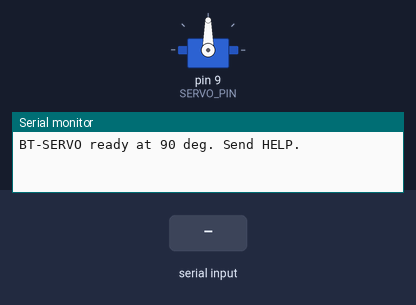
A sketch run on a simulated Arduino Uno, built with avr-gcc and run on an emulated ATmega328P. Shown: servo, the last lines printed to the serial monitor. The inputs (shaded band) are chosen by the test bench.

Above: at 1.2 s.
1.3 s: "0\n" received over Serial
At 1.9 s:
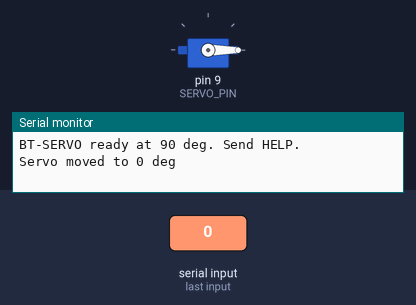
4.3 s: "90\n" received over the second serial link
At 5.3 s:
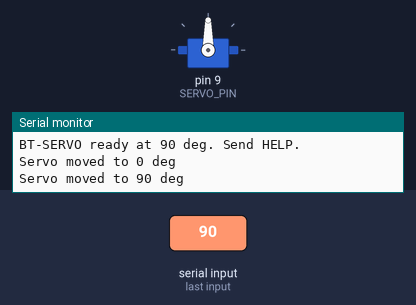
5.8 s: "0\n" received over the second serial link
At 6.4 s:
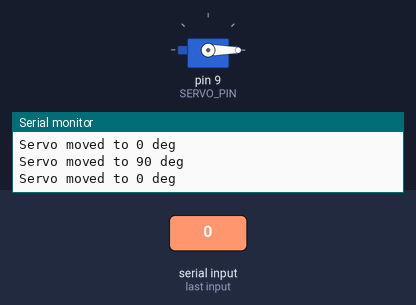
7.3 s: "5\n" received over Serial
At 7.6 s:
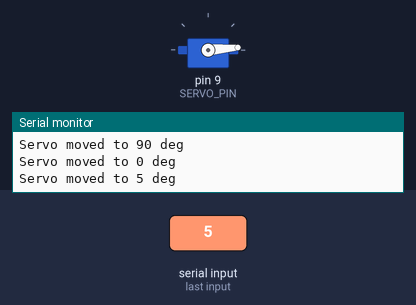
Timing chart, 0 to 9.8 s (numbered marks = the images above; inputs shaded):
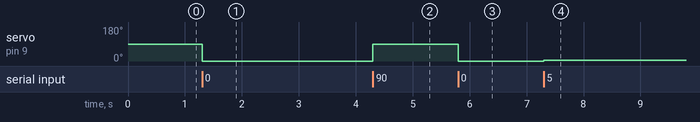

Measured:
- after the input at 1.3 s, servo on pin 9 (SERVO_PIN): 90° → 0° at once
- after the input at 4.3 s, servo on pin 9 (SERVO_PIN): 0° → 90° at once
- after the input at 5.8 s, servo on pin 9 (SERVO_PIN): 90° → 0° at once
- after the input at 7.3 s, servo on pin 9 (SERVO_PIN): 0° → 5° at once

The sketch:

BT_SERVO.ino
```cpp
// (licence header left out)
#include <SoftwareSerial.h>
#include <Servo.h>
#include <string.h>
#include <stdlib.h>

const char NODE_NAME[] = "BT-SERVO";
const uint8_t SERVO_PIN = 9;

SoftwareSerial bt(2, 3);            // D2 <- HC-05 TXD, D3 -> HC-05 RXD (divider)
Servo servo;

const uint8_t CMD_MAX = 64;
char btBuf[CMD_MAX + 1];  uint8_t btLen = 0;
char usbBuf[CMD_MAX + 1]; uint8_t usbLen = 0;

int servoAngle = 90;                // start position

void reply(const char *m)                { bt.println(m); Serial.println(m); }
void reply(const __FlashStringHelper *m) { bt.println(m); Serial.println(m); }

char *trim(char *s) {
  while (*s == ' ') s++;
  size_t n = strlen(s);
  while (n > 0 && s[n - 1] == ' ') s[--n] = '\0';
  return s;
}

// 1 to 3 digits only
bool isNumber(const char *s) {
  if (*s == '\0' || strlen(s) > 3) return false;
  for (; *s; s++) if (*s < '0' || *s > '9') return false;
  return true;
}

void moveServo(const char *arg) {
  if (!isNumber(arg) || atoi(arg) > 180) {
    reply(F("Error: send a number 0 to 180"));
    return;
  }
  servoAngle = atoi(arg);
  servo.write(servoAngle);
  char out[32];
  snprintf(out, sizeof(out), "Servo moved to %d deg", servoAngle);
  reply(out);
}

void handleCommand(char *cmd) {
  cmd = trim(cmd);
  if (*cmd == '\0') return;
  char out[48];

  if (*cmd >= '0' && *cmd <= '9') {
    moveServo(cmd);                   // bare number, e.g. "90"
  } else if (strncasecmp(cmd, "SERVO:", 6) == 0) {
    moveServo(trim(cmd + 6));
  } else if (strcasecmp(cmd, "STATUS") == 0 || strcasecmp(cmd, "SERVO?") == 0) {
    snprintf(out, sizeof(out), "Servo is at %d deg", servoAngle);
    reply(out);
  } else if (strcasecmp(cmd, "PING") == 0) {
    snprintf(out, sizeof(out), "%s here", NODE_NAME);
    reply(out);
  } else if (strcasecmp(cmd, "HELP") == 0) {
    reply(F("BT-SERVO commands:"));
    reply(F("0..180        move to angle"));
    reply(F("SERVO:<0-180> same, long form"));
    reply(F("STATUS        current angle"));
    reply(F("PING          node name"));
  } else {
    snprintf(out, sizeof(out), "Unknown: %s (send HELP)", cmd);
    reply(out);
  }
}

void pollStream(Stream &s, char *buf, uint8_t &len) {
  while (s.available()) {
    char c = s.read();
    if (c == '\n' || c == '\r') {
      if (len > 0) { buf[len] = '\0'; handleCommand(buf); len = 0; }
    } else if (len < CMD_MAX) {
      buf[len++] = c;
    }
  }
}

void setup() {
  Serial.begin(9600);
  bt.begin(9600);
  servo.attach(SERVO_PIN);
  servo.write(servoAngle);            // go to 90 deg on power-up
  reply(F("BT-SERVO ready at 90 deg. Send HELP."));
}

void loop() {
  pollStream(bt, btBuf, btLen);
  pollStream(Serial, usbBuf, usbLen);
}
```
